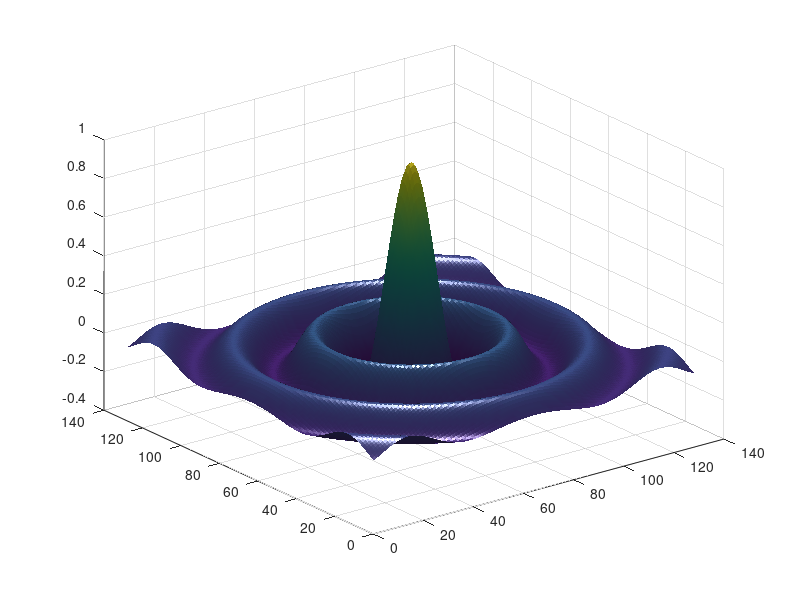

This figure's MATLAB source: (Note: this script raises an error after producing the figure.)
figure
[x y] = meshgrid(linspace(-8, 8, 129));
r = sqrt(x .^ 2 + y .^ 2);
z = sinc(2 / pi * r);
surf(z);
shading interp;
light;
lighting phong;
material([0.9 0.5 0.5 1.0]);
colormap(parula);
print('output.pdf', '-dpdf', '-bestfit');
